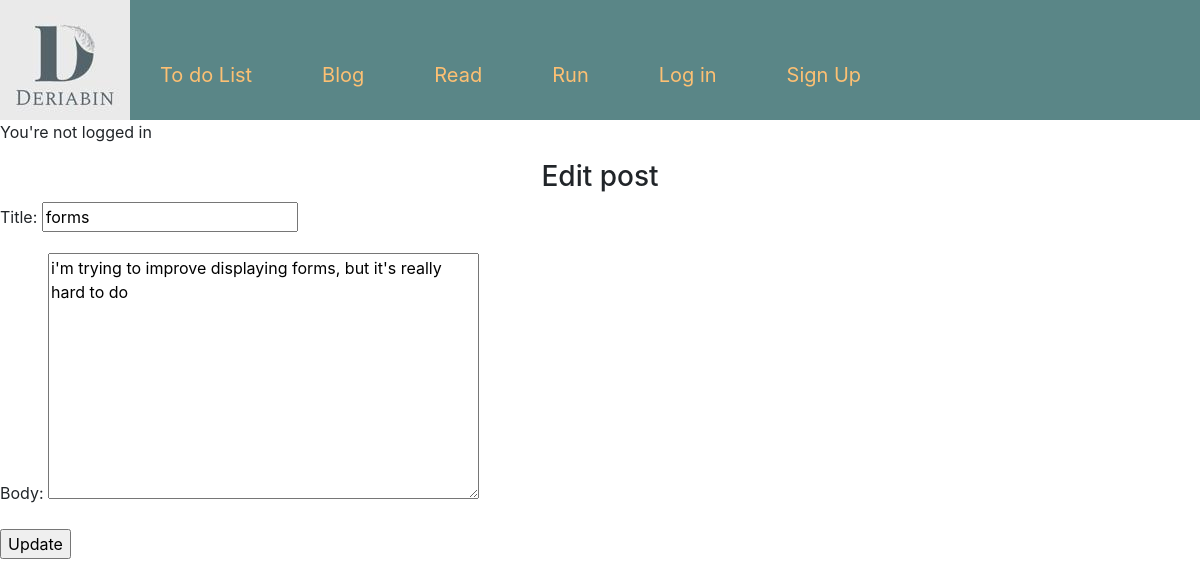
The app's page /post/2/edit/, older data.
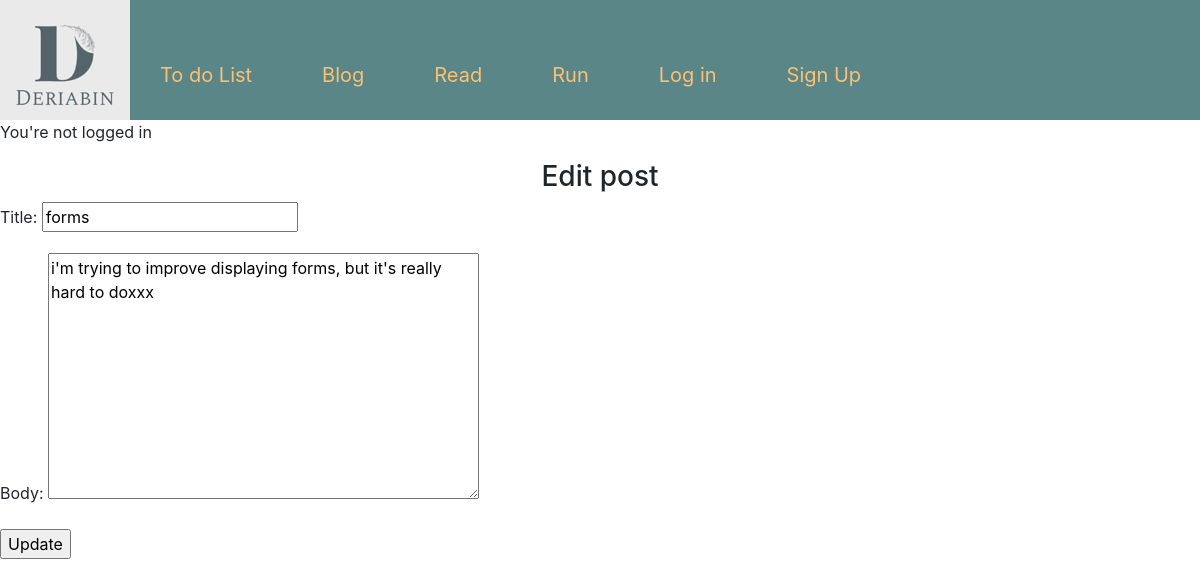
The same page, newer data.
### blog/models.py (models this page shows, shortened)
class Post(models.Model):
    title = models.CharField(max_length=200)
    author = models.ForeignKey('auth.user', on_delete=models.CASCADE)
    body = models.TextField()

### blog/views.py (the view)
# urls.py: path("post/<int:pk>/edit/", views.BlogUpdateView.as_view(), name="post_edit"),
class BlogUpdateView(UpdateView):
    model = Post
    template_name = 'blog/post_edit.html'
    fields = ['title', 'body']

### templates/blog/post_edit.html (shortened to what this page needs)
{% extends "base.html" %}
{% block content %}
<h3> Edit post </h3>
<form action="" method="post">
       {{ form.as_p }}
    <input
        value="Update"
        type="submit">
</form>
{% endblock %}

Row changes from the older to the newer data that the page shows:
changed Post "forms": body "i'm trying to improve displaying forms, but it's really hard to do" → "i'm trying to improve displaying forms, but it's really hard to doxxx"
